Frame 1 (no input): blank canvas, image omitted
Frame 60 (the mouse pressed at the canvas centre just before this capture): blank canvas, image omitted
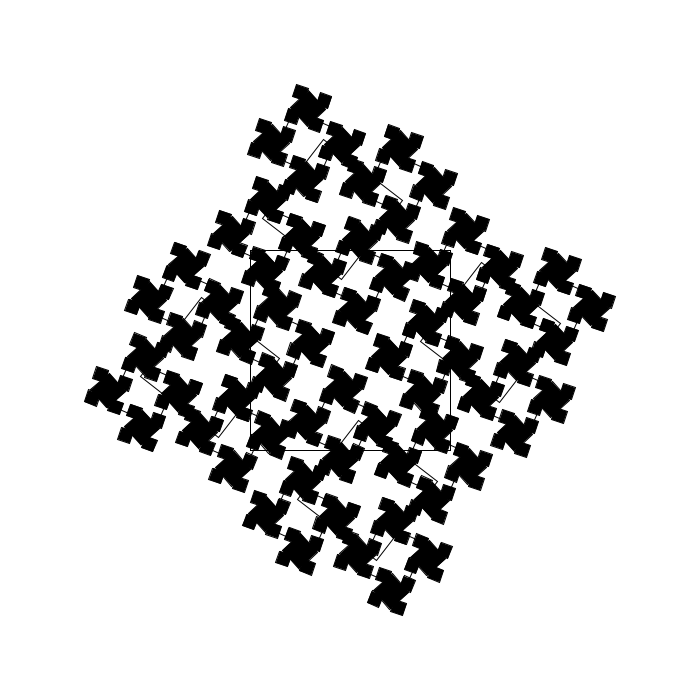
Frame 120 (the mouse held since frame 60 and released just before this capture)

The Processing sketch whose frames 1 and 60 were blank and that drew this single picture after the mouse press (run headless with seeded random() and noise(); from frame 60 on, the mouse is pressed at the canvas centre):

// Processing sketch: sk
// ── sk.pde
 void setup() {
      size(700,700);
    }

    void draw() {
      background(255);
      translate(width/2, height/2);
      recursion(200, 0);
    }

    void recursion(float r, int num) {
      if (r > 10) {
        if (r > 30) {
          noFill();
          stroke(0);
        } else {
          fill(0);
        }
        float ratio = mouseX/(float)width;
        if (ratio > 0.6) {
          ratio = 0.6;
        }
        r = r * ratio;
        num ++;

        // 绘制中心矩形
        rectMode(CENTER);
        rect(0, 0, r * 2, r * 2);

        // 绘制四周矩形
        pushMatrix();
        rotate(millis()/1000.0 * num);
        translate(-r, -r);
        recursion(r, num);
        popMatrix();

        pushMatrix();
        rotate(millis()/1000.0 * num);
        translate(-r, r);
        recursion(r, num);
        popMatrix();

        pushMatrix();
        rotate(millis()/1000.0 * num);
        translate(r, -r);
        recursion(r, num);
        popMatrix();

        pushMatrix();
        rotate(millis()/1000.0 * num);
        translate(r, r);
        recursion(r, num);
        popMatrix();
      }
    }
